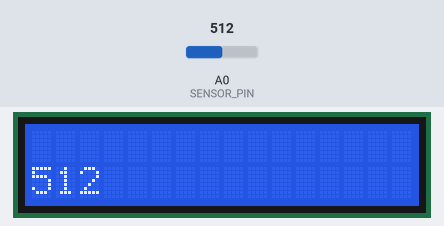
The sketch below on a simulated Arduino Uno, built with avr-gcc and run on an emulated ATmega328P. Shown: 16×2 character LCD. The inputs (shaded band) are chosen by the test bench; at power-on: A0 (SENSOR_PIN) = 512.

Above: at 1.2 s.
1.3 s: A0 (SENSOR_PIN) set to 482
At 1.49 s:
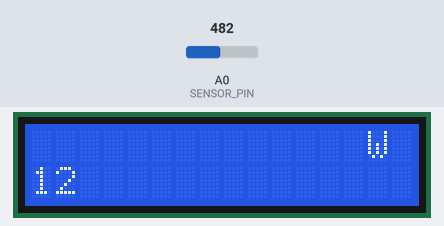
6.3 s: A0 (SENSOR_PIN) set to 510
At 8.8 s:
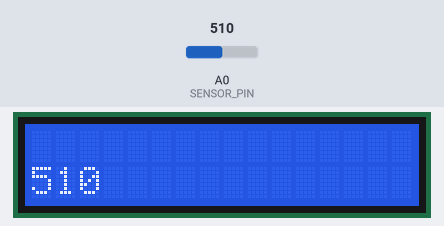
9.3 s: A0 (SENSOR_PIN) set to 490
At 9.7 s:
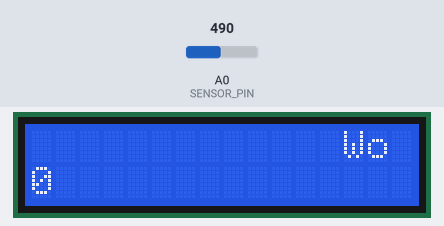
Timing chart, 0 to 12.3 s (numbered marks = the images above; inputs shaded):
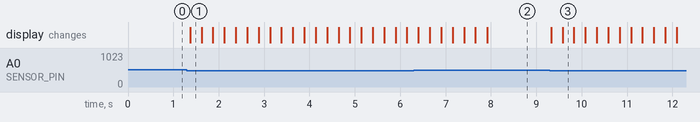

The sketch:

LCD1602.ino
```cpp
#include <Wire.h>
#include <LiquidCrystal_I2C.h>

// the string to print on the LCD
char array_working[] = "Working...";

// the value of delay time
int tim = 250;

// pontentiometer
int SENSOR_PIN = 0;

// inilialize the library with the numbers of the interface pins
LiquidCrystal_I2C lcd(0x27, 2, 1, 0, 4, 5, 6, 7, 3, POSITIVE);

void setup() {
  // set up the LCD's number of columns and rows
  lcd.begin(16, 2);
}

void loop() {
  // sensor
  int sensorValue = analogRead(SENSOR_PIN);
  lcd.setCursor(0, 1);
  if (sensorValue > 500) {
    lcd.print(sensorValue);
    lcd.print("     ");
    delay(100);
  } else {
    // set the cursor to column 15, line 0
    lcd.setCursor(15, 0);

    for (int positionCounter = 0; positionCounter < 26; positionCounter++) {
      // scrolls the contents of the display one space to the left
      lcd.scrollDisplayLeft();

      // print a message to the LCD
      if (array_working[positionCounter]) {
        lcd.print(array_working[positionCounter]);
      }

      // wait for 250 microseconds
      delay(tim);
    }

    // clears the LCD screen and positions the cursor in the upper-left corner
    lcd.clear();

    // set the cursor to column 15, line 1
    lcd.setCursor(15, 1);
  }
}
```

Measured:
- the behaviour switches between 501 and 500 on A0 (SENSOR_PIN) (found by bisection; images 0 and 1)
- after the input at 1.3 s, the display: changes after 0.07 s (image 1)
- after the input at 6.3 s, the display: first differs from a run without the input after 1.6 s (image 2)
- after the input at 9.3 s, the display: first changes at once (image 3 shows a later state)
